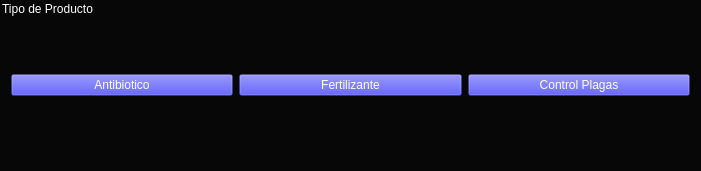
                <widget class="QGroupBox" name="groupBox">
                 <property name="geometry">
                  <rect>
                   <x>50</x>
                   <y>20</y>
                   <width>701</width>
                   <height>171</height>
                  </rect>
                 </property>
                 <property name="styleSheet">
                  <string notr="true">QGroupBox{
font: 87 20pt &quot;Arial Black&quot;;
color: rgb(255, 255, 255);
background-color: rgb(7, 7, 7);
border-radius: 5;
}


QPushButton{
background-color:#000000ff;
}

QPushButton:hover{
background-color: rgb(53, 53, 79);
border-radius:20px;
}</string>
                 </property>
                 <property name="title">
                  <string>Tipo de Producto</string>
                 </property>
                 <layout class="QHBoxLayout" name="horizontalLayout_3">
                  <item>
                   <widget class="QPushButton" name="btAntibiotico">
                    <property name="styleSheet">
                     <string notr="true">font: 87 12pt &quot;Arial Black&quot;;
color: rgb(255, 255, 255);</string>
                    </property>
                    <property name="text">
                     <string>Antibiotico</string>
                    </property>
                   </widget>
                  </item>
                  <item>
                   <widget class="QPushButton" name="btFertilizante">
                    <property name="styleSheet">
                     <string notr="true">font: 87 12pt &quot;Arial Black&quot;;
color: rgb(255, 255, 255);</string>
                    </property>
                    <property name="text">
                     <string>Fertilizante</string>
                    </property>
                   </widget>
                  </item>
                  <item>
                   <widget class="QPushButton" name="btPlagas">
                    <property name="styleSheet">
                     <string notr="true">font: 87 12pt &quot;Arial Black&quot;;
color: rgb(255, 255, 255);</string>
                    </property>
                    <property name="text">
                     <string>Control Plagas</string>
                    </property>
                   </widget>
                  </item>
                 </layout>
                </widget>
